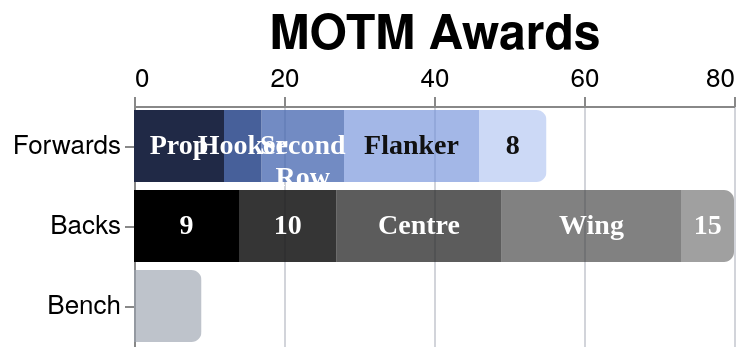

Describe this chart as a Vega-Lite specification.
### Vega-Lite specification from a JSON file in a GitHub repository (floating-point values rounded to 4 significant figures; data arrays with more than 128 entries replaced by an {"elided": "..."} marker saying what was removed)
{"config": {"axis": {"labelFont": "PT Sans Narrow, Helvetica Neue, Helvetica, Arial, sans-serif", "titleFont": "PT Sans Narrow, Helvetica Neue, Helvetica, Arial, sans-serif", "labelFontSize": 13, "titleFontSize": 24, "gridColor": "#202947", "gridOpacity": 0.2, "zindex": 1}, "text": {"font": "Lato, sans-serif"}, "bar": {"cornerRadiusEnd": 5}, "header": {"labelFont": "PT Sans Narrow, Helvetica Neue, Helvetica, Arial, sans-serif", "titleFont": "PT Sans Narrow, Helvetica Neue, Helvetica, Arial, sans-serif", "labelFontSize": 24, "titleFontSize": 28, "labelFontWeight": "bold", "orient": "left"}, "legend": {"labelFont": "PT Sans Narrow, Helvetica Neue, Helvetica, Arial, sans-serif", "titleFont": "PT Sans Narrow, Helvetica Neue, Helvetica, Arial, sans-serif", "labelFontSize": 14, "titleFontSize": 16, "titlePadding": 5, "fillColor": "white", "strokeColor": "black", "padding": 10, "titleFontWeight": "lighter", "titleFontStyle": "italic", "titleColor": "gray", "offset": 10}, "title": {"font": "PT Sans Narrow, Helvetica Neue, Helvetica, Arial, sans-serif", "fontSize": 48, "fontWeight": "bold", "anchor": "start", "align": "center", "titlePadding": 20, "subtitlePadding": 10, "subtitleFontSize": 13, "subtitleColor": "", "subtitleFontStyle": "italic", "offset": 15, "color": "black"}, "axisX": {"labelAngle": 0}, "facet": {"title": null, "header": null, "align": {"row": "each", "column": "each"}, "spacing": 10}, "resolve": {"scale": {"y": "independent", "facet": "independent"}}, "background": "transparent", "scale": {"offsetBandPaddingOuter": 0.2, "offsetBandPaddingInner": 0.1}, "view": {"stroke": null, "background": "transparent"}}, "layer": [{"mark": {"type": "bar", "strokeWidth": 0.8}, "encoding": {"color": {"field": "segment_color", "legend": null, "scale": null, "type": "nominal"}, "opacity": {"field": "position_opacity", "legend": null, "scale": null, "type": "quantitative"}, "order": {"field": "position_sort", "sort": "ascending", "type": "quantitative"}, "tooltip": [{"field": "unit", "title": "Unit", "type": "nominal"}, {"field": "position", "title": "Position", "type": "nominal"}, {"field": "motm_awards", "title": "MOTM Awards", "type": "quantitative"}, {"field": "unit_total", "title": "Unit Total", "type": "quantitative"}, {"field": "segment_share", "format": ".0%", "title": "Share", "type": "quantitative"}], "x": {"axis": {"format": ".0f", "orient": "top", "tickCount": 3, "title": "MOTM Awards"}, "field": "motm_awards", "type": "quantitative"}, "y": {"field": "unit", "sort": ["Forwards", "Backs", "Bench"], "title": null, "type": "nominal"}}, "transform": [{"filter": "length(seasonParam) === 0 || indexof(seasonParam, datum.season) >= 0"}, {"filter": "length(gameTypesParam) === 0 || indexof(gameTypesParam, datum.game_type) >= 0"}, {"filter": "squadParam === \"All\" || datum.squad === squadParam"}, {"aggregate": [{"op": "sum", "field": "motm_awards", "as": "motm_awards"}, {"op": "min", "field": "position_sort", "as": "position_sort"}, {"op": "max", "field": "position_opacity", "as": "position_opacity"}, {"op": "max", "field": "label_color", "as": "label_color"}], "groupby": ["unit", "unit_sort", "position"]}, {"joinaggregate": [{"op": "sum", "field": "motm_awards", "as": "unit_total"}], "groupby": ["unit"]}, {"calculate": "datum.unit_total > 0 ? datum.motm_awards / datum.unit_total : 0", "as": "segment_share"}, {"calculate": "datum.unit === 'Forwards' ? (datum.position === 'Prop' ? '#202946' :  datum.position === 'Hooker' ? '#2e4b8c' :  datum.position === 'Second Row' ? '#4667b0' :  datum.position === 'Flanker' ? '#6f8fda' : '#9eb6ee') : datum.unit === 'Backs' ? (datum.position === 'Scrum Half' ? 'black' :  datum.position === 'Fly Half' ? '#1a1a1a' :  datum.position === 'Centre' ? '#2a2a2a' :  datum.position === 'Wing' ? '#3a3a3a' : '#4a4a4a') : '#9ca3af'", "as": "segment_color"}, {"filter": "datum.motm_awards > 0"}]}, {"mark": {"type": "text", "align": "center", "baseline": "middle", "font": "PT Sans Narrow", "fontSize": 14, "fontWeight": "bold", "lineBreak": "\n"}, "encoding": {"color": {"field": "label_color", "legend": null, "scale": null, "type": "nominal"}, "opacity": {"condition": {"test": "datum.unit !== 'Bench' && (datum.motm_awards >= 2 || datum.segment_share >= 0.16)", "value": 1}, "value": 0}, "text": {"condition": {"test": "datum.unit !== 'Bench' && (datum.motm_awards >= 2 || datum.segment_share >= 0.16)", "field": "position_label_display", "type": "nominal"}, "value": ""}, "x": {"field": "x_mid", "type": "quantitative"}, "y": {"field": "unit", "sort": ["Forwards", "Backs", "Bench"], "title": null, "type": "nominal"}}, "transform": [{"filter": "length(seasonParam) === 0 || indexof(seasonParam, datum.season) >= 0"}, {"filter": "length(gameTypesParam) === 0 || indexof(gameTypesParam, datum.game_type) >= 0"}, {"filter": "squadParam === \"All\" || datum.squad === squadParam"}, {"aggregate": [{"op": "sum", "field": "motm_awards", "as": "motm_awards"}, {"op": "min", "field": "position_sort", "as": "position_sort"}, {"op": "max", "field": "position_opacity", "as": "position_opacity"}, {"op": "max", "field": "label_color", "as": "label_color"}], "groupby": ["unit", "unit_sort", "position"]}, {"joinaggregate": [{"op": "sum", "field": "motm_awards", "as": "unit_total"}], "groupby": ["unit"]}, {"calculate": "datum.unit_total > 0 ? datum.motm_awards / datum.unit_total : 0", "as": "segment_share"}, {"calculate": "datum.unit === 'Forwards' ? (datum.position === 'Prop' ? '#202946' :  datum.position === 'Hooker' ? '#2e4b8c' :  datum.position === 'Second Row' ? '#4667b0' :  datum.position === 'Flanker' ? '#6f8fda' : '#9eb6ee') : datum.unit === 'Backs' ? (datum.position === 'Scrum Half' ? 'black' :  datum.position === 'Fly Half' ? '#1a1a1a' :  datum.position === 'Centre' ? '#2a2a2a' :  datum.position === 'Wing' ? '#3a3a3a' : '#4a4a4a') : '#9ca3af'", "as": "segment_color"}, {"filter": "datum.motm_awards > 0"}, {"groupby": ["unit"], "stack": "motm_awards", "sort": [{"field": "position_sort", "order": "ascending"}], "as": ["x0", "x1"]}, {"calculate": "(datum.x0 + datum.x1) / 2", "as": "x_mid"}, {"calculate": "datum.position === 'Second Row' ? 'Second\\nRow' : datum.position === 'Number 8' ? 'No.\\n8' : datum.position === 'Scrum Half' ? 'Scrum\\nHalf' : datum.position === 'Fly Half' ? 'Fly\\nHalf' : datum.position === 'Full Back' ? 'Full\\nBack' : datum.position", "as": "position_label_multiline"}, {"calculate": "datum.position === 'Second Row' ? 'Lock' : datum.position === 'Number 8' ? '8' : datum.position === 'Scrum Half' ? '9' : datum.position === 'Fly Half' ? '10' : datum.position === 'Full Back' ? '15' : datum.position", "as": "position_label_compact"}, {"calculate": "(datum.segment_share < 0.2 || datum.motm_awards < 4) ? datum.position_label_compact : datum.position_label_multiline", "as": "position_label_display"}]}], "data": {"name": "data-3fb826f00fa6d153e762812b84863656"}, "height": {"step": 40}, "params": [{"name": "seasonParam", "value": []}, {"name": "gameTypesParam", "value": []}, {"name": "squadParam", "value": "All"}], "width": 300, "$schema": "https://vega.github.io/schema/vega-lite/v5.20.1.json", "datasets": {"data-3fb826f00fa6d153e762812b84863656": {"elided": "133 records"}}}
